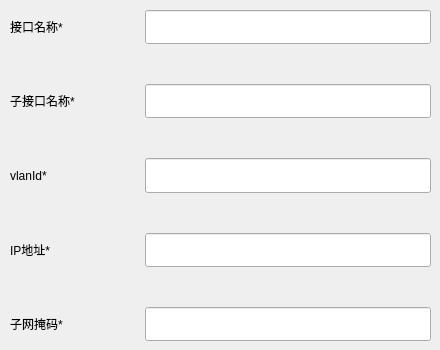
      <widget class="QWidget" name="page_3">
       <widget class="QWidget" name="layoutWidget">
        <property name="geometry">
         <rect>
          <x>10</x>
          <y>10</y>
          <width>421</width>
          <height>331</height>
         </rect>
        </property>
        <layout class="QVBoxLayout" name="verticalLayout_4" stretch="1,1,1,1,1">
         <property name="spacing">
          <number>40</number>
         </property>
         <item>
          <layout class="QHBoxLayout" name="horizontalLayout_13" stretch="1,3">
           <item>
            <widget class="QLabel" name="label_13">
             <property name="text">
              <string>接口名称*</string>
             </property>
            </widget>
           </item>
           <item>
            <widget class="QLineEdit" name="lineEdit_netName_3">
             <property name="sizePolicy">
              <sizepolicy hsizetype="Expanding" vsizetype="Expanding">
               <horstretch>0</horstretch>
               <verstretch>0</verstretch>
              </sizepolicy>
             </property>
            </widget>
           </item>
          </layout>
         </item>
         <item>
          <layout class="QHBoxLayout" name="horizontalLayout_9" stretch="1,3">
           <item>
            <widget class="QLabel" name="label_9">
             <property name="text">
              <string>子接口名称*</string>
             </property>
            </widget>
           </item>
           <item>
            <widget class="QLineEdit" name="lineEdit_subnetName_3">
             <property name="sizePolicy">
              <sizepolicy hsizetype="Expanding" vsizetype="Expanding">
               <horstretch>0</horstretch>
               <verstretch>0</verstretch>
              </sizepolicy>
             </property>
            </widget>
           </item>
          </layout>
         </item>
         <item>
          <layout class="QHBoxLayout" name="horizontalLayout_10" stretch="1,3">
           <item>
            <widget class="QLabel" name="label_10">
             <property name="text">
              <string>vlanId*</string>
             </property>
            </widget>
           </item>
           <item>
            <widget class="QLineEdit" name="lineEdit_vlanid_3">
             <property name="sizePolicy">
              <sizepolicy hsizetype="Expanding" vsizetype="Expanding">
               <horstretch>0</horstretch>
               <verstretch>0</verstretch>
              </sizepolicy>
             </property>
            </widget>
           </item>
          </layout>
         </item>
         <item>
          <layout class="QHBoxLayout" name="horizontalLayout_12" stretch="1,3">
           <item>
            <widget class="QLabel" name="label_12">
             <property name="text">
              <string>IP地址*</string>
             </property>
            </widget>
           </item>
           <item>
            <widget class="QLineEdit" name="lineEdit_ip_3">
             <property name="sizePolicy">
              <sizepolicy hsizetype="Expanding" vsizetype="Expanding">
               <horstretch>0</horstretch>
               <verstretch>0</verstretch>
              </sizepolicy>
             </property>
            </widget>
           </item>
          </layout>
         </item>
         <item>
          <layout class="QHBoxLayout" name="horizontalLayout_11" stretch="1,3">
           <item>
            <widget class="QLabel" name="label_11">
             <property name="text">
              <string>子网掩码*</string>
             </property>
            </widget>
           </item>
           <item>
            <widget class="QLineEdit" name="lineEdit_netmask_3">
             <property name="sizePolicy">
              <sizepolicy hsizetype="Expanding" vsizetype="Expanding">
               <horstretch>0</horstretch>
               <verstretch>0</verstretch>
              </sizepolicy>
             </property>
            </widget>
           </item>
          </layout>
         </item>
        </layout>
       </widget>
      </widget>
